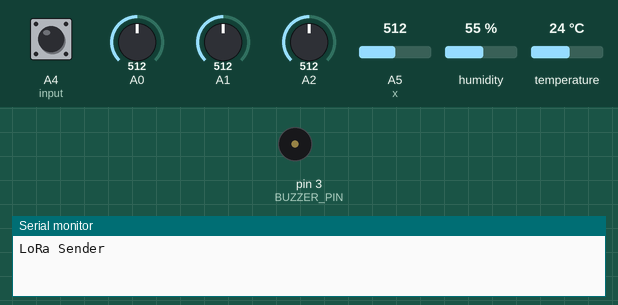
Bench run of a sketch on a simulated Arduino Uno, built with avr-gcc and run on an emulated ATmega328P. Shown: buzzer (waves = sounding), the last lines printed to the serial monitor. The test bench sets the inputs (shaded band); at power-on: A4 (input) LOW, A0 = 512, A1 = 512, A2 = 512, A5 (x) = 512, humidity 55 %, temperature 24 °C. No radio packets arrive unless stated.

Above: at 1.2 s.
1.3 s: A4 (input) pulsed HIGH 2 times (0.12 s each, 0.3 s apart)
At 2.1 s:
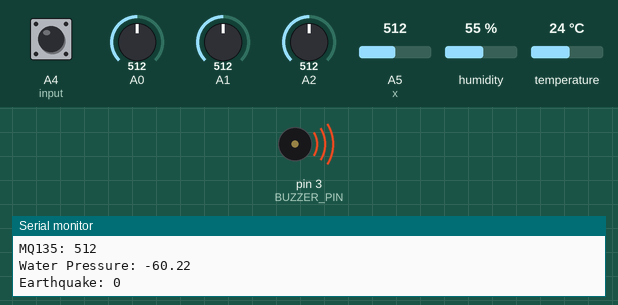
Timing chart, 0 to 4.3 s (numbered marks = the images above; inputs shaded):
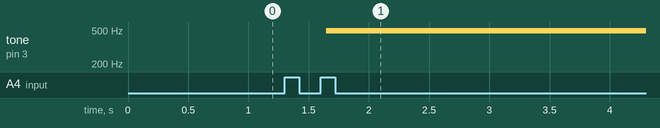

Measured:
- after the input at 1.3 s, tone on pin 3 (BUZZER_PIN): silent → 490 Hz after 0.35 s instead of 0.79 s

The sketch:

Transmitter.ino
```cpp
#include <SPI.h>
#include <LoRa.h>
#include "DHT.h"

// Pin definitions
#define BUZZER_PIN 3
#define DHTPIN A3
#define DHTTYPE DHT11
#define x A5
#define input A4

// Constants
#define SAMPLES 50
int xsample = 0;

// Variables for sensor readings
DHT dht(DHTPIN, DHTTYPE);
int X, Y;
float TIME = 0;
float FREQUENCY = 0;

void setup() {
  pinMode(BUZZER_PIN, OUTPUT);
  Serial.begin(9600);
  dht.begin();

  // Initialize LoRa
  Serial.println("LoRa Sender");
  if (!LoRa.begin(433E6)) {
    Serial.println("Starting LoRa failed!");
    while (1);
  }

  // Taking samples for calibration
  for (int i = 0; i < SAMPLES; i++) {
    xsample += analogRead(x);
  }
  xsample /= SAMPLES;
}

void loop() {
  // Read temperature and humidity
  float temp = dht.readTemperature();
  float hum = dht.readHumidity();

  // Read MQ sensors
  int sensorValueMQ4 = analogRead(A0);
  int sensorValueMQ7 = analogRead(A1);
  int sensorValueMQ135 = analogRead(A2);

  // Read water pressure
  X = pulseIn(input, HIGH);
  Y = pulseIn(input, LOW);
  TIME = X + Y;
  FREQUENCY = 1000000 / TIME;

  // Read earthquake sensor
  int value1 = analogRead(x);
  int xValue = xsample - value1;

  // Print values for debugging
  Serial.print("Humidity: "); Serial.print(hum); Serial.print("% ");
  Serial.print("Temperature: "); Serial.print(temp); Serial.println("C");
  Serial.print("MQ4: "); Serial.println(sensorValueMQ4);
  Serial.print("MQ7: "); Serial.println(sensorValueMQ7);
  Serial.print("MQ135: "); Serial.println(sensorValueMQ135);
  Serial.print("Water Pressure: "); Serial.println(FREQUENCY);
  Serial.print("Earthquake: "); Serial.println(xValue);

  // Check conditions and activate buzzer if needed
  if (sensorValueMQ135 > 200 || sensorValueMQ4 > 450 || sensorValueMQ7 > 600 ||
      hum > 70 || temp > 50 || (FREQUENCY > 350 && FREQUENCY < 1000) ||
      (xValue < -450 || xValue > 450)) {
    analogWrite(BUZZER_PIN, 50); // Turn on buzzer
  } else {
    analogWrite(BUZZER_PIN, 0); // Turn off buzzer
  }

  // Create a JSON object to send
  LoRa.beginPacket();
  LoRa.print("{");
  LoRa.print("\"Humidity\": "); LoRa.print(hum);
  LoRa.print(", \"Temperature\": "); LoRa.print(temp);
  LoRa.print(", \"MQ4\": "); LoRa.print(sensorValueMQ4);
  LoRa.print(", \"MQ7\": "); LoRa.print(sensorValueMQ7);
  LoRa.print(", \"MQ135\": "); LoRa.print(sensorValueMQ135);
  LoRa.print(", \"WaterPressure\": "); LoRa.print(FREQUENCY);
  LoRa.print(", \"Earthquake\": "); LoRa.print(xValue);
  LoRa.print("}");
  LoRa.endPacket();

  delay(1000); // Delay before sending the next packet
}
```
